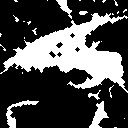

Python code for this plot:
import cv2
import numpy as np
import matplotlib.pyplot as plt

# Read image
img = cv2.imread("imori.jpg").astype(np.float32)
H, W, C = img.shape

# Otsu binary
## Grayscale
out = 0.2126 * img[..., 2] + 0.7152 * img[..., 1] + 0.0722 * img[..., 0]
out = out.astype(np.uint8)

## Determine threshold of Otsu's binarization
max_sigma = 0
max_t = 0

for _t in range(1, 255):
    v0 = out[np.where(out < _t)]
    m0 = np.mean(v0) if len(v0) > 0 else 0.
    w0 = len(v0) / (H * W)
    v1 = out[np.where(out >= _t)]
    m1 = np.mean(v1) if len(v1) > 0 else 0.
    w1 = len(v1) / (H * W)
    sigma = w0 * w1 * ((m0 - m1) ** 2)
    if sigma > max_sigma:
        max_sigma = sigma
        max_t = _t

## Binarization
#print("threshold >>", max_t)
th = max_t
out[out < th] = 0
out[out >= th] = 255


# Morphology filter
MF = np.array(((0, 1, 0),
               (1, 0, 1),
               (0, 1, 0)), dtype=np.int)

# Morphology - erode
Erode_time = 2

for i in range(Erode_time):
    tmp = np.pad(out, (1, 1), 'edge')
    for y in range(1, H+1):
        for x in range(1, W+1):
            if np.sum(MF * tmp[y-1:y+2, x-1:x+2]) < 255*4:
                out[y-1, x-1] = 0


# Save result
cv2.imwrite("out.jpg", out)
cv2.imshow("result", out)
cv2.waitKey(0)
cv2.destroyAllWindows()
